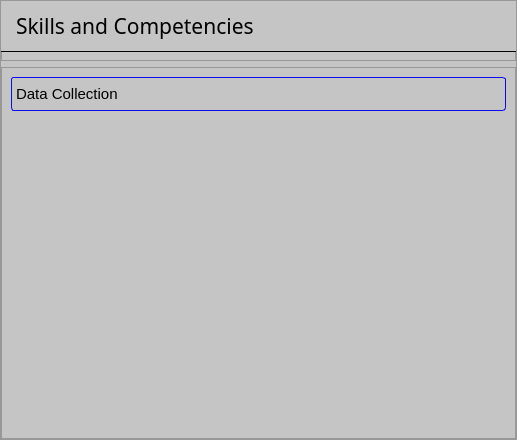
                           <widget class="QFrame" name="frame_22">
                            <property name="minimumSize">
                             <size>
                              <width>515</width>
                              <height>440</height>
                             </size>
                            </property>
                            <property name="maximumSize">
                             <size>
                              <width>10000</width>
                              <height>10000</height>
                             </size>
                            </property>
                            <property name="autoFillBackground">
                             <bool>false</bool>
                            </property>
                            <property name="styleSheet">
                             <string notr="true">background-color: rgb(197, 197, 197);
</string>
                            </property>
                            <property name="frameShape">
                             <enum>QFrame::StyledPanel</enum>
                            </property>
                            <property name="frameShadow">
                             <enum>QFrame::Raised</enum>
                            </property>
                            <layout class="QVBoxLayout" name="verticalLayout_10">
                             <property name="leftMargin">
                              <number>0</number>
                             </property>
                             <property name="topMargin">
                              <number>0</number>
                             </property>
                             <property name="rightMargin">
                              <number>0</number>
                             </property>
                             <property name="bottomMargin">
                              <number>0</number>
                             </property>
                             <item>
                              <widget class="QFrame" name="frame_25">
                               <property name="minimumSize">
                                <size>
                                 <width>515</width>
                                 <height>60</height>
                                </size>
                               </property>
                               <property name="maximumSize">
                                <size>
                                 <width>16777215</width>
                                 <height>60</height>
                                </size>
                               </property>
                               <property name="frameShape">
                                <enum>QFrame::StyledPanel</enum>
                               </property>
                               <property name="frameShadow">
                                <enum>QFrame::Raised</enum>
                               </property>
                               <widget class="QLabel" name="label_41">
                                <property name="geometry">
                                 <rect>
                                  <x>0</x>
                                  <y>0</y>
                                  <width>521</width>
                                  <height>51</height>
                                 </rect>
                                </property>
                                <property name="font">
                                 <font>
                                  <family>HoloLens MDL2 Assets</family>
                                  <pointsize>16</pointsize>
                                  <weight>50</weight>
                                  <bold>false</bold>
                                 </font>
                                </property>
                                <property name="styleSheet">
                                 <string notr="true">padding-left:10px;
border-bottom:1px solid black;
border-bottom-left-radius: 0px;
border-bottom-right-radius: 0px;</string>
                                </property>
                                <property name="text">
                                 <string>Skills and Competencies</string>
                                </property>
                                <property name="alignment">
                                 <set>Qt::AlignLeading|Qt::AlignLeft|Qt::AlignVCenter</set>
                                </property>
                               </widget>
                              </widget>
                             </item>
                             <item>
                              <widget class="QFrame" name="frame_26">
                               <property name="minimumSize">
                                <size>
                                 <width>0</width>
                                 <height>120</height>
                                </size>
                               </property>
                               <property name="styleSheet">
                                <string notr="true"/>
                               </property>
                               <property name="frameShape">
                                <enum>QFrame::StyledPanel</enum>
                               </property>
                               <property name="frameShadow">
                                <enum>QFrame::Raised</enum>
                               </property>
                               <layout class="QVBoxLayout" name="verticalLayout_11">
                                <item>
                                 <widget class="QLabel" name="label_46">
                                  <property name="font">
                                   <font>
                                    <family>Segoe UI</family>
                                    <pointsize>11</pointsize>
                                    <weight>50</weight>
                                    <bold>false</bold>
                                   </font>
                                  </property>
                                  <property name="styleSheet">
                                   <string notr="true">border: 1px solid rgb(12, 12, 234);
border-radius:3px
</string>
                                  </property>
                                  <property name="text">
                                   <string>Data Collection</string>
                                  </property>
                                  <property name="alignment">
                                   <set>Qt::AlignLeading|Qt::AlignLeft|Qt::AlignVCenter</set>
                                  </property>
                                 </widget>
                                </item>
                                <item>
                                 <widget class="QLabel" name="label_47">
                                  <property name="font">
                                   <font>
                                    <family>Segoe UI</family>
                                    <pointsize>11</pointsize>
                                    <weight>50</weight>
                                    <bold>false</bold>
                                   </font>
                                  </property>
                                  <property name="styleSheet">
                                   <string notr="true">border: 1px solid rgb(197, 197, 197);
border-radius:3px


</string>
                                  </property>
                                  <property name="text">
                                   <string/>
                                  </property>
                                  <property name="alignment">
                                   <set>Qt::AlignLeading|Qt::AlignLeft|Qt::AlignVCenter</set>
                                  </property>
                                 </widget>
                                </item>
                                <item>
                                 <widget class="QLabel" name="label_48">
                                  <property name="font">
                                   <font>
                                    <family>Segoe UI</family>
                                    <pointsize>11</pointsize>
                                    <weight>50</weight>
                                    <bold>false</bold>
                                   </font>
                                  </property>
                                  <property name="styleSheet">
                                   <string notr="true">border: 1px solid rgb(197, 197, 197);
border-radius:3px


</string>
                                  </property>
                                  <property name="text">
                                   <string/>
                                  </property>
                                  <property name="alignment">
                                   <set>Qt::AlignLeading|Qt::AlignLeft|Qt::AlignVCenter</set>
                                  </property>
                                 </widget>
                                </item>
                                <item>
                                 <widget class="QLabel" name="label_51">
                                  <property name="font">
                                   <font>
                                    <family>Segoe UI</family>
                                    <pointsize>11</pointsize>
                                    <weight>50</weight>
                                    <bold>false</bold>
                                   </font>
                                  </property>
                                  <property name="styleSheet">
                                   <string notr="true">border: 1px solid rgb(197, 197, 197);
border-radius:3px


</string>
                                  </property>
                                  <property name="text">
                                   <string/>
                                  </property>
                                  <property name="alignment">
                                   <set>Qt::AlignLeading|Qt::AlignLeft|Qt::AlignVCenter</set>
                                  </property>
                                 </widget>
                                </item>
                                <item>
                                 <widget class="QLabel" name="label_50">
                                  <property name="font">
                                   <font>
                                    <family>Segoe UI</family>
                                    <pointsize>11</pointsize>
                                    <weight>50</weight>
                                    <bold>false</bold>
                                   </font>
                                  </property>
                                  <property name="styleSheet">
                                   <string notr="true">border: 1px solid rgb(197, 197, 197);
border-radius:3px


</string>
                                  </property>
                                  <property name="text">
                                   <string/>
                                  </property>
                                  <property name="alignment">
                                   <set>Qt::AlignLeading|Qt::AlignLeft|Qt::AlignVCenter</set>
                                  </property>
                                 </widget>
                                </item>
                                <item>
                                 <widget class="QLabel" name="label_49">
                                  <property name="font">
                                   <font>
                                    <family>Segoe UI</family>
                                    <pointsize>11</pointsize>
                                    <weight>50</weight>
                                    <bold>false</bold>
                                   </font>
                                  </property>
                                  <property name="styleSheet">
                                   <string notr="true">border: 1px solid rgb(197, 197, 197);
border-radius:3px


</string>
                                  </property>
                                  <property name="text">
                                   <string/>
                                  </property>
                                  <property name="alignment">
                                   <set>Qt::AlignLeading|Qt::AlignLeft|Qt::AlignVCenter</set>
                                  </property>
                                 </widget>
                                </item>
                                <item>
                                 <widget class="QLabel" name="label_54">
                                  <property name="font">
                                   <font>
                                    <family>Segoe UI</family>
                                    <pointsize>11</pointsize>
                                    <weight>50</weight>
                                    <bold>false</bold>
                                   </font>
                                  </property>
                                  <property name="styleSheet">
                                   <string notr="true">border: 1px solid rgb(197, 197, 197);
border-radius:3px


</string>
                                  </property>
                                  <property name="text">
                                   <string/>
                                  </property>
                                  <property name="alignment">
                                   <set>Qt::AlignLeading|Qt::AlignLeft|Qt::AlignVCenter</set>
                                  </property>
                                 </widget>
                                </item>
                                <item>
                                 <widget class="QLabel" name="label_53">
                                  <property name="font">
                                   <font>
                                    <family>Segoe UI</family>
                                    <pointsize>11</pointsize>
                                    <weight>50</weight>
                                    <bold>false</bold>
                                   </font>
                                  </property>
                                  <property name="styleSheet">
                                   <string notr="true">border: 1px solid rgb(197, 197, 197);
border-radius:3px


</string>
                                  </property>
                                  <property name="text">
                                   <string/>
                                  </property>
                                  <property name="alignment">
                                   <set>Qt::AlignLeading|Qt::AlignLeft|Qt::AlignVCenter</set>
                                  </property>
                                 </widget>
                                </item>
                                <item>
                                 <widget class="QLabel" name="label_52">
                                  <property name="font">
                                   <font>
                                    <family>Segoe UI</family>
                                    <pointsize>11</pointsize>
                                    <weight>50</weight>
                                    <bold>false</bold>
                                   </font>
                                  </property>
                                  <property name="styleSheet">
                                   <string notr="true">border: 1px solid rgb(197, 197, 197);
border-radius:3px


</string>
                                  </property>
                                  <property name="text">
                                   <string/>
                                  </property>
                                  <property name="alignment">
                                   <set>Qt::AlignLeading|Qt::AlignLeft|Qt::AlignVCenter</set>
                                  </property>
                                 </widget>
                                </item>
                               </layout>
                              </widget>
                             </item>
                            </layout>
                           </widget>
